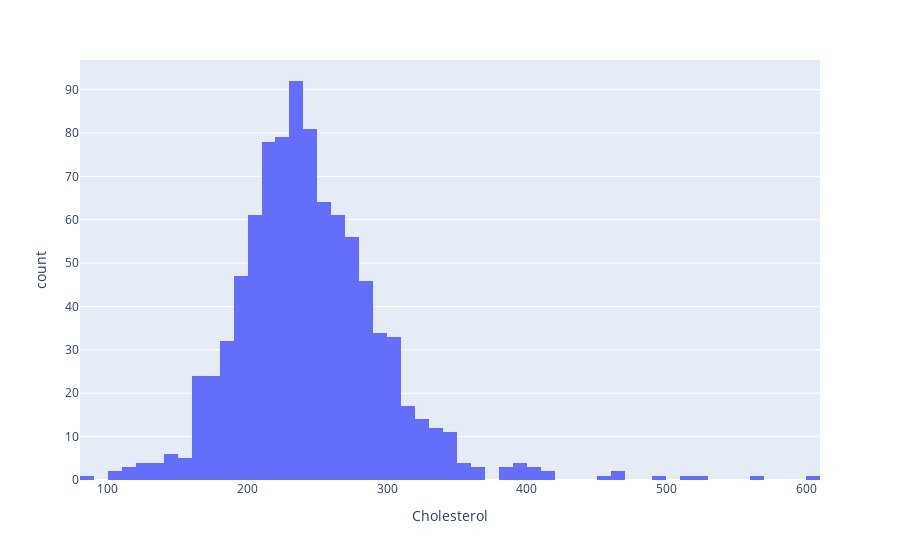

Notebook cell for this chart:
### Code cell
fig = px.histogram(df, x="Cholesterol")
fig.show()

### Figure 1 — Plotly figure (JSON) as saved in the notebook; plotly's stock layout.template omitted (floating-point values rounded to 4 significant figures; data arrays with more than 128 entries replaced by an {"elided": "..."} marker saying what was removed)
{"data": [{"alignmentgroup": "True", "bingroup": "x", "hovertemplate": "Cholesterol=%{x}<br>count=%{y}<extra></extra>", "legendgroup": "", "marker": {"color": "#636efa", "pattern": {"shape": ""}}, "name": "", "offsetgroup": "", "orientation": "v", "showlegend": false, "type": "histogram", "x": {"elided": "918 float values"}, "xaxis": "x", "yaxis": "y"}], "layout": {"autosize": true, "barmode": "relative", "legend": {"tracegroupgap": 0}, "margin": {"t": 60}, "xaxis": {"anchor": "y", "autorange": true, "domain": [0, 1], "range": [80, 610], "title": {"text": "Cholesterol"}, "type": "linear"}, "yaxis": {"anchor": "x", "autorange": true, "domain": [0, 1], "range": [0, 96.84], "title": {"text": "count"}}}}
